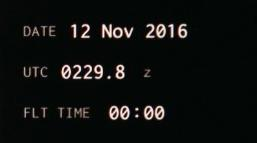
#> input picture Image/3.jpg, 257 x 143 px, given in place of 3.png, which was not available
$ python erosion.py
#> lines starting #> are read from the running program, lines starting #| are printed output that depends on the picture; after the words box and inside, x2 and y2 are one past the last pixel; in counts of white or black regions, pixels touching at a corner belong together; pictures that were not available may be replaced by others from this repository, and a replacement may not be noted
import cv2
import numpy as np
from matplotlib import pyplot as plt
# # 1、读取图像，并把图像转换为灰度图像并显示
# img = cv2.imread('C:\\Users\\dby_freedom\\Desktop\\661\\Image\\1.jpg')  # 读取图片
# img_gray = cv2.cvtColor(img, cv2.COLOR_BGR2GRAY)  # 转换了灰度化
# cv2.imshow('gray', img_gray)  # 显示图片
# cv2.waitKey(0)
#
# # 2、将灰度图像二值化，设定阈值是100
# img_thre = img_gray
# cv2.threshold(img_gray, 50, 255, cv2.THRESH_BINARY_INV, img_thre)
# cv2.imshow('threshold', img_thre)
# cv2.waitKey(0)

# def image2binarg(image_path):
#     # 1、读取图像，并把图像转换为灰度图像并显示
#     img = cv2.imread(image_path)  # 读取图片
#     # print(img.shape())
#     img_gray = cv2.cvtColor(img, cv2.COLOR_BGR2GRAY)  # 转换了灰度化
#     # img_gray = cv2.imread(self.image_path, 0)
#     cv2.imshow('gray', img_gray)  # 显示图片
#     cv2.waitKey(0)
#
#     # 2、将灰度图像二值化，设定阈值是50
#     # img_thre = img_gray
#     # ret, thresh2 = cv2.threshold(img, 127, 255, cv2.THRESH_BINARY_INV)
#     _, img_binary = cv2.threshold(img_gray, 50, 255, cv2.THRESH_BINARY_INV)
#     # th3 = cv.adaptiveThreshold(img_gray, 255, cv2.ADAPTIVE_THRESH_GAUSSIAN_C, \
#     #                            cv2.THRESH_BINARY, 11, 2)
#     cv2.imshow('binary', img_binary)
#     cv2.waitKey(0)
#     cv2.destroyAllWindows()
#
#     return img_binary

class image_precessing():
    def __init__(self, image_path = None):

        self.image_path = image_path
        if self.image_path is None:
            raise('Please input the image path')
        else:
            pass
    #
    # def image2binarg(self):
    #     # 1、读取图像，并把图像转换为灰度图像并显示
    #     img = cv2.imread(self.image_path)  # 读取图片
    #     # print(img.shape())
    #     # img_gray = cv2.cvtColor(img, cv2.COLOR_BGR2GRAY)  # 转换了灰度化
    #     img_gray = cv2.imread(self.image_path, 0)
    #     # cv2.imshow('gray', img_gray)  # 显示图片
    #     # cv2.waitKey(0)
    #
    #     # 2、将灰度图像二值化，设定阈值是50
    #     # img_thre = img_gray
    #     ret, thresh2 = cv2.threshold(img, 127, 255, cv2.THRESH_BINARY_INV)
    #     _,img_binary = cv2.threshold(img_gray, 50, 255, cv2.THRESH_BINARY_INV)
    #     # th3 = cv.adaptiveThreshold(img_gray, 255, cv2.ADAPTIVE_THRESH_GAUSSIAN_C, \
    #     #                            cv2.THRESH_BINARY, 11, 2)
    #     cv2.imshow('binary',img_binary)
    #     cv2.waitKey(0)
    #     cv2.destroyAllWindows()
    #
    #     return img_binary

    # [29 lines left out: function img_read, not called in this run]

    def img2threshold(self):
        '''Simple Thresholding'''

        img_raw = cv2.imread(self.image_path)
#> img_raw is the input picture: shape (143, 257, 3); mean B, G, R 14.6, 15.9, 14.3
        img_gray = cv2.cvtColor(img_raw, cv2.COLOR_BGR2GRAY)
        img_gray_three = img_gray.copy()

        binary_range = [10, 20, 30, 40, 50, 60, 70, 80, 90]
        # binary_range = range(30,40)
        for binary_depth in binary_range:
            ret, thresh1 = cv2.threshold(img_gray, binary_depth, 255, cv2.THRESH_BINARY)
            ret, thresh2 = cv2.threshold(img_gray, binary_depth, 255, cv2.THRESH_BINARY_INV)
            ret, thresh3 = cv2.threshold(img_gray, binary_depth, 255, cv2.THRESH_TRUNC)
            ret, thresh4 = cv2.threshold(img_gray, binary_depth, 255, cv2.THRESH_TOZERO)
            ret, thresh5 = cv2.threshold(img_gray, binary_depth, 255, cv2.THRESH_TOZERO_INV)

            titles = ['Original Image' + str(binary_depth), 'BINARY', 'BINARY_INV', 'TRUNC', 'TOZERO', 'TOZERO_INV']
            images = [img_gray, thresh1, thresh2, thresh3, thresh4, thresh5]

            for i in range(6):
                plt.subplot(2, 3, i + 1), plt.imshow(images[i], 'gray')
                plt.title(titles[i])
                plt.xticks([]), plt.yticks([])
                plt.show()
#> this loop made 9 passes
#> pass 1, in img2threshold, `ret, thresh1 = cv2.threshold(img_gray, binary_depth, 255, cv2.THRESH_B..`:
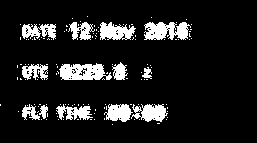
#> thresh1: shape (143, 257); 11.8% white; 126 white regions (113 under 20 px), largest, box (x1, y1, x2, y2) and area: (59, 63, 112, 80) 636, (144, 22, 191, 40) 608, (100, 22, 136, 40) 438
#> pass 1, in img2threshold, `ret, thresh3 = cv2.threshold(img_gray, binary_depth, 255, cv2.THRESH_T..`:
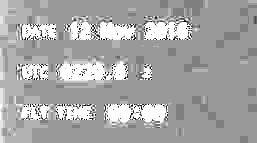
#> thresh3: shape (143, 257); min 0, max 10, mean 6.55; drawn with min black and max white
#> pass 1, in img2threshold, `plt.show()`:
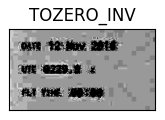
#> figure drawn by matplotlib, 1 panel
#> pass 2, in img2threshold, `plt.show()`:
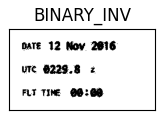
#> figure drawn by matplotlib, 1 panel
#> pass 2, in img2threshold, `plt.show()`:
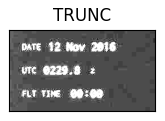
#> figure drawn by matplotlib, 1 panel
#> pass 2, in img2threshold, `plt.show()`:
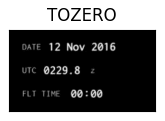
#> figure drawn by matplotlib, 1 panel
#> pass 2, in img2threshold, `plt.show()`:
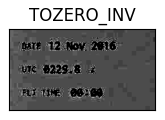
#> figure drawn by matplotlib, 1 panel

    # [76 lines left out: functions img2ada_threshold, img2ostu_threshold, erosion, dilation, not called in this run]


if __name__ == '__main__':

    img_path = 'C:\\Users\\dby_freedom\\Desktop\\661\\Image\\3.png'
    img_precessing = image_precessing(image_path = img_path)
    # shoew binary
    img_precessing.img2threshold()
    # img_binary = img_precessing.image2binarg()
    # # show dilation
    # img_dilation = img_precessing.dilation()
    # # show erosion
    # img_erosion = img_precessing.erosion()

$ run again, with Image/1.JPG copied over Image/3.jpg
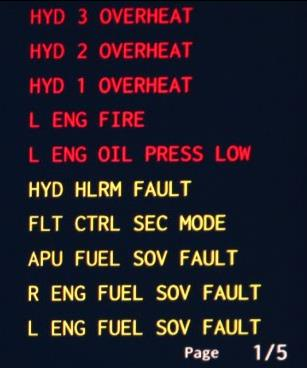
#> input picture Image/1.JPG, 307 x 368 px, given in place of 3.png, which was not available
#> in img2threshold, img_raw is the input picture: shape (368, 307, 3); mean B, G, R 39.1, 30, 37.1
#> the loop in img2threshold, `for binary_depth in binary_range:` made 9 passes
#> pass 1, in img2threshold, `ret, thresh1 = cv2.threshold(img_gray, binary_depth, 255, cv2.THRESH_B..`:
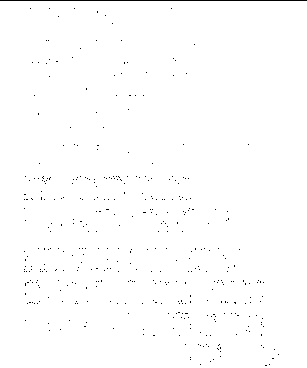
#> thresh1: shape (368, 307); 99.3% white; black in thin lines or dots
#> pass 2, in img2threshold, `plt.show()`:
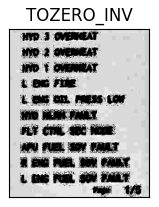
#> figure drawn by matplotlib, 1 panel
